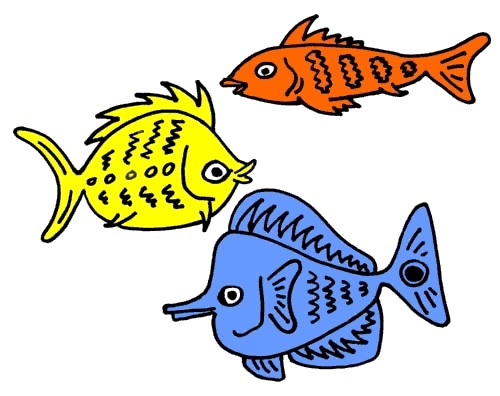
%> input picture image a2/matlab22/fish.jpg, 500 x 396 px
$ octave blueFish.m   (GNU Octave 9; MATLAB toolbox functions it lacks are replaced by stand-ins)
%> lines starting %> are read from the running program, lines starting %| are printed output that depends on the picture; in (x1, y1, x2, y2) boxes, pixels count from 0 and x2, y2 are one past the last pixel; in counts of white or black regions, pixels touching at a corner belong together; the program's own positions count from 1
x= imread('fish.jpg');
%> x is the input picture: size 396x500x3 uint8; mean R, G, B 211.3, 209.8, 201.1
%pval = impixel(x);
%pval
blue = (x(:,:,1)<170 & x(:,:,2)>=80 & x(:,:,3)>=170);
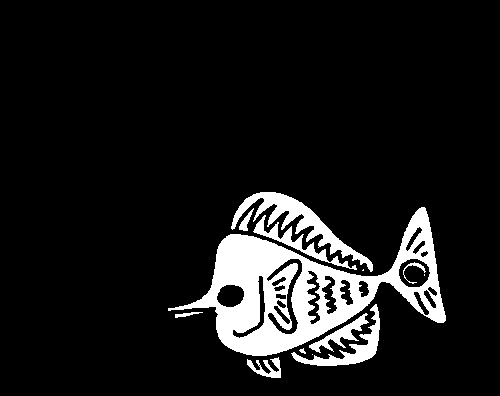
%> blue: size 396x500 logical; 9.9% white; 13 white regions (3 under 20 px), largest, box (x1, y1, x2, y2) and area: (168, 207, 446, 356) 13998, (231, 192, 373, 272) 2363, (291, 304, 380, 366) 1195
blue_mask = im2bw(imcomplement(blue));
blue_mask = cat(3, blue_mask, blue_mask, blue_mask);
blue_fish = x;
blue_fish(blue_mask) = 0;
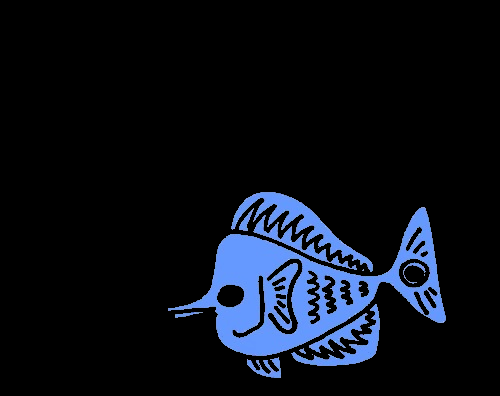
%> blue_fish: size 396x500x3 uint8; mean R, G, B 10.5, 15.1, 24.1
%figure, imshow(blue_fish);
subplot(121), imshow(x), title('original');
subplot(122), imshow(blue_fish), title('only blue');
